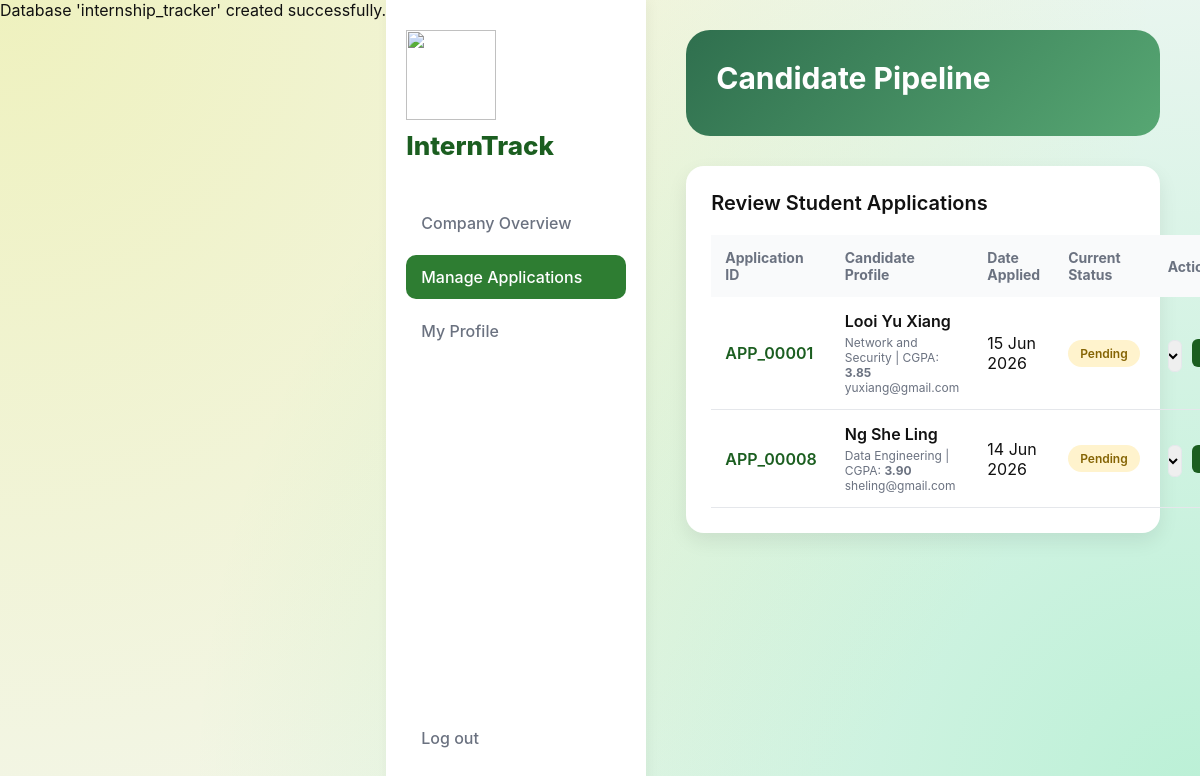
The app's page /supervisor_applications.php (signed in) with its own data.
### tables this page shows
CREATE TABLE `application` (
  `ApplicationID` int(11) NOT NULL,
  `StudentID` int(11) NOT NULL,
  `CompanyID` int(11) NOT NULL,
  `Status` enum('Pending','Accepted','Rejected') DEFAULT 'Pending',
  `SubmissionDate` datetime DEFAULT current_timestamp()
);

CREATE TABLE `user` (
  `UserID` int(11) NOT NULL,
  `Name` varchar(255) NOT NULL,
  `Email` varchar(255) NOT NULL,
  `Password` varchar(255) NOT NULL,
  `Roles` enum('Admin','Supervisor','Student') NOT NULL,
  `MatricNumber` varchar(50) DEFAULT NULL,
  `CGPA` decimal(3,2) DEFAULT NULL,
  `Major` varchar(100) DEFAULT NULL,
  `ContactNumber` varchar(20) DEFAULT NULL,
  `CompanyID` int(11) DEFAULT NULL
);

### supervisor_applications.php (the view, shortened to what this page needs)
<?php
require_once 'db_connect.php';
$supervisor_id = $_SESSION['UserID'];
$stmt_comp = $conn->prepare("SELECT CompanyID FROM User WHERE UserID = ?");
$stmt_comp->bind_param("i", $supervisor_id);
$stmt_comp->execute();
$comp_result = $stmt_comp->get_result()->fetch_assoc();
$company_id = $comp_result['CompanyID'] ?? null;
$apps = null;
if ($company_id) {
    $query = "
        SELECT a.ApplicationID, u.Name AS StudentName, u.Email, u.CGPA, u.Major, a.Status, a.SubmissionDate
        FROM Application a
        JOIN User u ON a.StudentID = u.UserID
        WHERE a.CompanyID = ?
        ORDER BY a.SubmissionDate DESC
    ";
    $stmt_apps = $conn->prepare($query);
    $stmt_apps->bind_param("i", $company_id);
    $stmt_apps->execute();
    $apps = $stmt_apps->get_result();
}
?>
<!DOCTYPE html>
<html lang="en">
<head>
    <link rel="stylesheet" href="assets/css/supervisor.css">
</head>
<body>
    <aside class="sidebar">
        <div class="brand"><img src="assets/images/red.svg" class="logo">InternTrack</div>
        <ul class="nav-menu">
            <li class="nav-item"><a href="supervisor_dashboard.php" class="nav-link">Company Overview</a></li>
            <li class="nav-item"><a href="supervisor_applications.php" class="nav-link active">Manage Applications</a></li>
            <li class="nav-item"><a href="supervisor_profile.php" class="nav-link">My Profile</a></li>
        </ul>
        <ul class="nav-menu" style="margin-top: auto;">
            <li class="nav-item"><a href="logout.php" class="nav-link">Log out</a></li>
        </ul>
    </aside>
    <main class="main-content">
        <header class="top-header">
            <h1 class="page-title">Candidate Pipeline</h1>
        </header>
        <section class="data-section">
            <h2 class="section-title">Review Student Applications</h2>
            <?php if (!$company_id): ?>
                <div style="background: #fff3e0; color: #e65100; padding: 20px; border-radius: 12px; margin-bottom: 30px; border: 1px solid #ffe0b2;">
                    <strong>Notice:</strong> You have not been assigned to a company yet.
                </div>
            <?php else: ?>
                <table>
                    <thead>
                        <tr>
                            <th>Application ID</th>
                            <th>Candidate Profile</th>
                            <th>Date Applied</th>
                            <th>Current Status</th>
                            <th>Action</th>
                        </tr>
                    </thead>
                    <tbody>
                        <?php
                        if ($apps && $apps->num_rows > 0) {
                            while($row = $apps->fetch_assoc()) {
                                $statusClass = strtolower($row['Status']);
                                $custom_app_id = sprintf("APP_%05d", $row['ApplicationID']);
                        ?>
                        <tr>
                            <td style="font-weight: 600; color: var(--accent-dark);"><?php echo $custom_app_id; ?></td>
                            <td>
                                <div style="font-weight: 600;"><?php echo htmlspecialchars($row['StudentName']); ?></div>
                                <div style="font-size: 12px; color: var(--text-secondary); margin-top: 4px;">
                                    <?php echo htmlspecialchars($row['Major'] ?? 'Undeclared Major'); ?> | CGPA: <strong><?php echo htmlspecialchars($row['CGPA'] ?? 'N/A'); ?></strong>
                                </div>
                                <div style="font-size: 12px; color: var(--text-secondary);"><?php echo htmlspecialchars($row['Email']); ?></div>
                            </td>
                            <td><?php echo date('d M Y', strtotime($row['SubmissionDate'])); ?></td>
                            <td><span class="status-badge <?php echo $statusClass; ?>"><?php echo htmlspecialchars($row['Status']); ?></span></td>
                            <td>
                                <form method="POST" style="display: flex; gap: 10px; align-items: center; margin: 0;">
                                    <select name="new_status" style="padding: 6px; border-radius: 6px; border: 1px solid var(--border-color); outline: none;">
                                        <option value="Pending" <?php if($row['Status']=='Pending') echo 'selected'; ?>>Pending</option>
                                    </select>
                                    <button type="submit" style="background: var(--accent-dark); color: white; border: none; padding: 6px 12px; border-radius: 6px; cursor: pointer;">Save</button>
                                </form>
                            </td>
                        </tr>
                        <?php
                            }
                        } else {
                            echo "<tr><td colspan='5'>No applications to review at this time.</td></tr>";
                        }
                        ?>
                    </tbody>
                </table>
            <?php endif; ?>
        </section>
    </main>
</body>
</html>

### assets/css/supervisor.css (style rules this page uses)
* { margin:0; padding:0; box-sizing:border-box; font-family:'Inter',sans-serif; }
:root { --accent:#2e7d32; --accent-dark:#1b5e20; --accent-light:#e8f5e9; --bg:#f4f6f9; --card-bg:#ffffff; --text-primary:#1f2937; --text-secondary:#6b7280; --border:#e5e7eb; --border-color: #e5e7eb; --shadow:0 8px 20px rgba(0,0,0,0.08); }
body { display:flex; min-height:100vh; background: radial-gradient( circle at top left, rgba(226, 228, 64, 0.3), transparent 80%), radial-gradient( circle at bottom right, rgba(16, 220, 122, 0.25), transparent 70%) #f4f7f5; color: #111; }
.sidebar { width:260px; background:white; padding:30px 20px; display:flex; flex-direction:column; box-shadow:2px 0 12px rgba(0,0,0,0.05); }
.brand { font-size:26px; font-weight:800; color:var(--accent-dark); margin-bottom:40px; }
.logo { margin-left: auto; margin-right: auto; width: 90px; margin-bottom: 10px; }
.nav-menu { list-style: none; padding: 0; margin: 0; }
.nav-item { margin-bottom:10px; flex-grow: 0; margin-top: auto; }
.nav-link { display:block; padding:12px 15px; text-decoration:none; color:var(--text-secondary); border-radius:10px; transition:0.3s; font-weight:500; }
.nav-link.active { background:var(--accent); color:white; }
.main-content { flex:1; padding:30px 40px; overflow-y:auto; }
.top-header { margin-bottom:25px; background: linear-gradient( 135deg, #2f6f4e, #57a773 ); color: white; padding: 30px; border-radius: 24px; margin-bottom: 30px; }
.page-title { font-size:30px; font-weight:700; margin-bottom: 10px; }
.card, .data-section { background:var(--card-bg); padding:25px; border-radius:18px; box-shadow:var(--shadow); margin-bottom:25px; }
.section-title { margin-bottom:20px; font-size:20px; font-weight:600; }
table { width:100%; border-collapse:collapse; margin-top:15px; }
th { background:#f9fafb; padding:14px; text-align:left; font-size:14px; color:var(--text-secondary); }
td { padding:14px; border-bottom:1px solid var(--border); }
.status-badge { padding:6px 12px; border-radius:20px; font-size:12px; font-weight:600; }
.status-badge.pending { background:#fff3cd; color:#856404; }
input, select, textarea { width:100%; padding:12px; border:1px solid var(--border); border-radius:10px; outline:none; margin-top:5px; }
button, .btn { background:var(--accent); color:white; border:none; padding:10px 18px; border-radius:8px; cursor:pointer; font-weight:600; transition:0.3s; }

### records on screen
application: ApplicationID "APP_00001", StudentID.Name "Looi Yu Xiang", StudentID.Major "Network and Security", StudentID.CGPA "3.85", StudentID.Email "yuxiang@gmail.com", SubmissionDate "15 Jun 2026", Status "Pending", new_status "Pending"
application: ApplicationID "APP_00008", StudentID.Name "Ng She Ling", StudentID.Major "Data Engineering", StudentID.CGPA "3.90", StudentID.Email "sheling@gmail.com", SubmissionDate "14 Jun 2026", Status "Pending", new_status "Pending"

### other values on screen
$dbname "internship_tracker"
